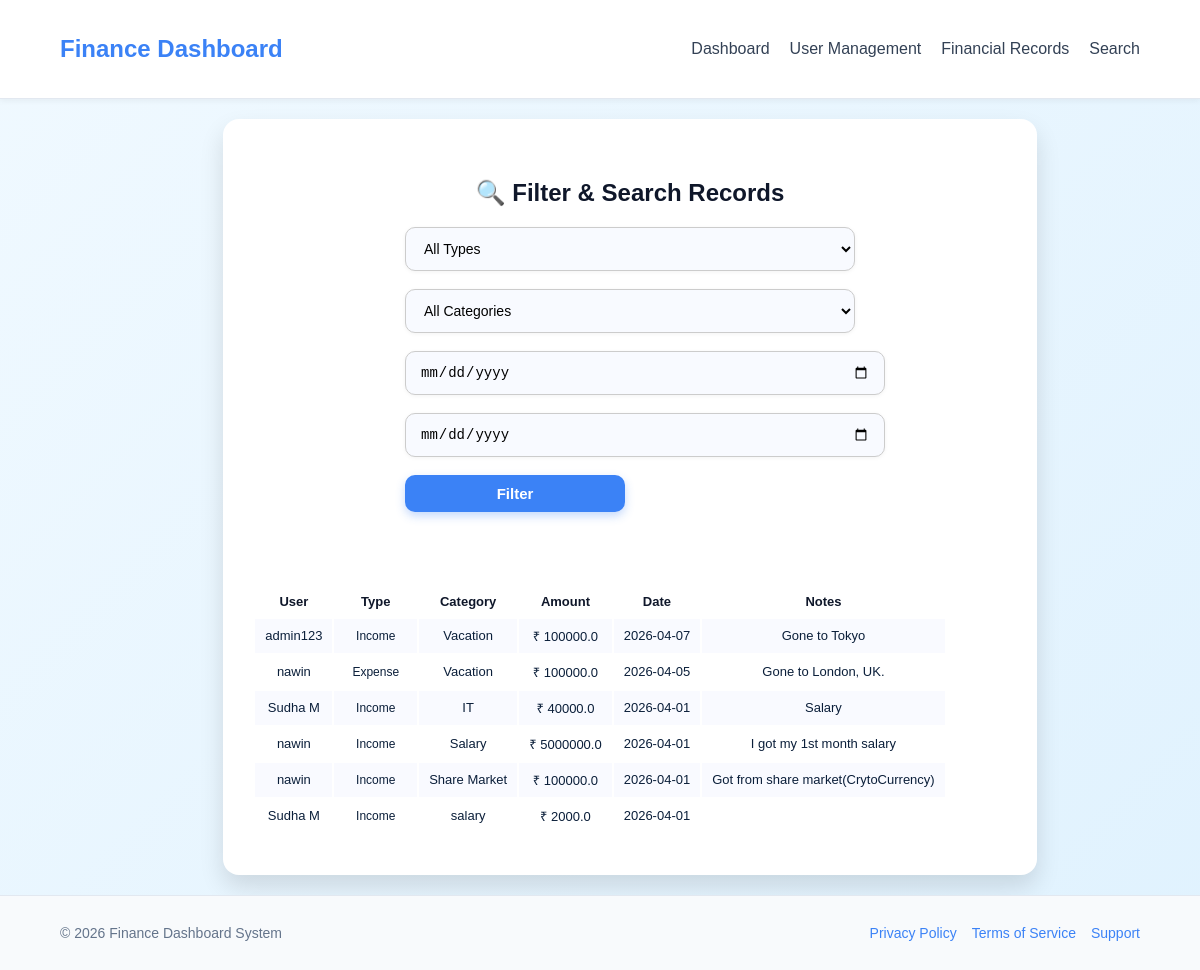
/admin/filter (signed in), run on an earlier commit of the app's database.
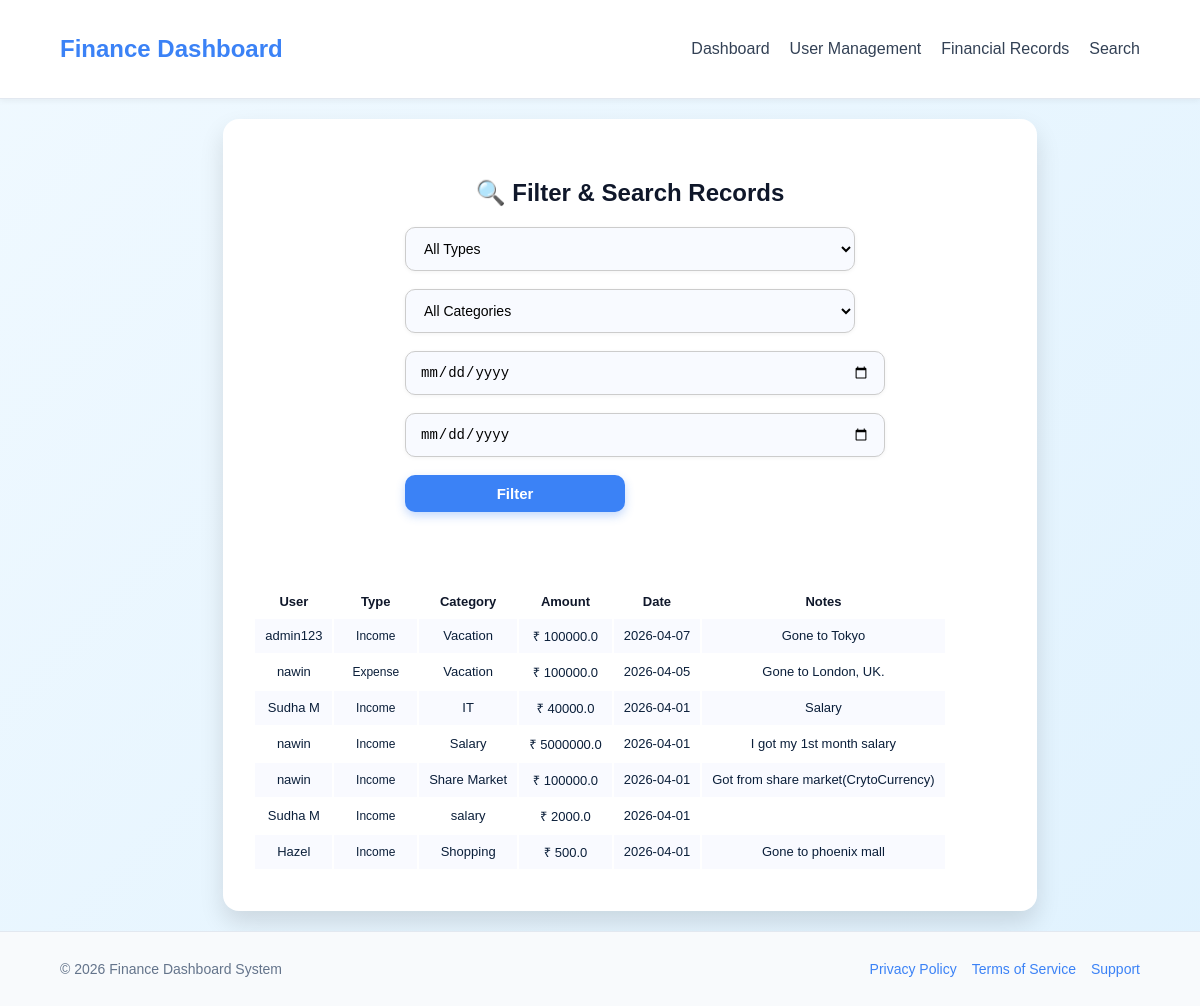
And on a later commit of the database.
### app/models.py (models this page shows, shortened)
class Record(db.Model):
    id = db.Column(db.Integer, primary_key=True)
    amount = db.Column(db.Float, nullable=False)
    type = db.Column(db.String(10), nullable=False)
    category = db.Column(db.String(50))
    date = db.Column(db.Date, nullable=False)
    notes = db.Column(db.String(200))
    user_id = db.Column(db.Integer, db.ForeignKey("user.id"))
    user_id = db.Column(db.Integer, db.ForeignKey("user.id"))
    user = db.relationship("User", back_populates="records")

class User(db.Model, UserMixin):
    id = db.Column(db.Integer, primary_key=True)
    name = db.Column(db.String(100), nullable=False)
    email = db.Column(db.String(100), unique=True, nullable=False)
    password = db.Column(db.String(200), nullable=False)
    is_active = db.Column(db.Boolean, default=True)
    role_id = db.Column(db.Integer, db.ForeignKey("role.id"))
    role = db.relationship("Role")
    records = db.relationship("Record", back_populates="user", cascade="all, delete-orphan")

### app/routes.py (the view)
            def decorated(*args, **kwargs):
                if "role" not in session:
                    return redirect(url_for("login"))
                if session["role"] not in allowed_roles:
                    flash("Access denied!", "error")
                    return redirect(url_for("home"))
                return func(*args, **kwargs)

### app/templates/admin_filter.html (shortened to what this page needs)
{% extends "base.html" %}
{% block content %}
<div class="container my-4">
    <div class="card shadow-lg p-4 wide-card">
        <h2 class="mb-3 text-primary text-center">🔍 Filter & Search Records</h2>
        <form method="POST" action="/admin/filter" class="filter-form-vertical">
            <div class="form-group">
                <select name="type" class="input-box">
                    <option value="all">All Types</option>
                </select>
            </div>
            <div class="form-group">
                <select name="category" class="input-box">
                    <option value="all">All Categories</option>
                </select>
            </div>
            <div class="form-group">
                <input type="date" name="start_date" class="input-box" value="{{ start_date }}">
            </div>
            <div class="form-group">
                <input type="date" name="end_date" class="input-box" value="{{ end_date }}">
            </div>
            <div class="form-group">
                <button type="submit" class="btn btn-primary btn-lg">Filter</button>
            </div>
        </form>
        <br>
        <br>
        <br>
        <br>
        <div class="table-responsive mt-3">
            <table class="table table-hover table-striped align-middle mb-0">
                <thead class="table-light">
                    <tr>
                        <th>User</th>
                        <th>Type</th>
                        <th>Category</th>
                        <th>Amount</th>
                        <th>Date</th>
                        <th>Notes</th>
                    </tr>
                </thead>
                <tbody>
                    {% for r in records %}
                    <tr>
                        <td>{{ r.user.name }}</td>
                        <td>
                            {% if r.type=='income' %}
                                <span class="badge bg-success">Income</span>
                            {% else %}
                                <span class="badge bg-danger">Expense</span>
                            {% endif %}
                        </td>
                        <td>{{ r.category }}</td>
                        <td>₹ {{ r.amount }}</td>
                        <td>{{ r.date.strftime('%Y-%m-%d') }}</td>
                        <td>{{ r.notes }}</td>
                    </tr>
                    {% else %}
                    <tr>
                        <td colspan="6" class="text-center text-muted">No records found</td>
                    </tr>
                    {% endfor %}
                </tbody>
            </table>
        </div>
    </div>
</div>
{% endblock %}

### app/templates/base.html (shortened to what this page needs)
<!DOCTYPE html>
<html lang="en">
<head>
<link rel="stylesheet" href="https://cdn.jsdelivr.net/npm/bootstrap-icons@1.13.1/font/bootstrap-icons.css">
</head>
<body>
<nav class="navbar">
    <h2 class="logo">Finance Dashboard</h2>
    <ul class="nav-links" id="navLinks">
        <li><a href="{{ url_for('admin_insights') }}">Dashboard</a></li>
        <li><a href="{{ url_for('admin_users') }}">User Management</a></li>
        <li><a href="{{ url_for('add_record') }}">Financial Records</a></li>
        <li><a href="{{ url_for('admin_filter') }}">Search</a></li>
    </ul>
</nav>
<main>
    {% block content %}
    {% endblock %}
</main>
<footer class="footer">
    <div class="footer-content">
        <p>&copy; 2026 Finance Dashboard System</p>
        <ul>
            <li><a href="#">Privacy Policy</a></li>
            <li><a href="#">Terms of Service</a></li>
            <li><a href="#">Support</a></li>
        </ul>
    </div>
</footer>
</body>
</html>

### app/templates/base.html (style rules this page uses)
html, body { margin: 0; padding: 0; height: 100%; font-family: Arial, sans-serif; background: linear-gradient(135deg, #F0F9FF, #E0F2FE); color: #0F172A; display: flex; flex-direction: column; }
main { flex: 1; display: flex; justify-content: center; align-items: center; padding: 20px 5%; }
.navbar { position: sticky; top: 0; z-index: 100; display: flex; justify-content: space-between; align-items: center; padding: 15px 5%; background-color: #fff; border-bottom: 1px solid #E2E8F0; box-shadow: 0 2px 6px rgba(0,0,0,0.05); }
.logo { color: #3B82F6; font-size: 1.5rem; font-weight: bold; }
.nav-links { list-style: none; display: flex; gap: 20px; }
.nav-links li a { text-decoration: none; color: #334155; font-weight: 500; transition: 0.3s; }
.card { width: 100%; max-width: 500px; min-height: 450px; background: #fff; border-radius: 20px; box-shadow: 0 12px 25px rgba(0,0,0,0.12); text-align: center; padding: 40px 20px; transition: transform 0.3s ease, box-shadow 0.3s ease; }
.btn { width: 100%; max-width: 220px; padding: 12px 20px; border-radius: 10px; font-weight: 600; cursor: pointer; transition: all 0.3s ease; border: none; }
.btn-primary { background: #3B82F6; color: #fff; box-shadow: 0 4px 10px rgba(59,130,246,0.3); }
.footer { background-color: #F8FAFC; border-top: 1px solid #E2E8F0; padding: 15px 5%; color: #64748B; font-size: 14px; }
.footer-content { display: flex; justify-content: space-between; align-items: center; flex-wrap: wrap; }
.footer-content ul { display: flex; list-style: none; gap: 15px; margin: 0; padding: 0; }
.footer-content ul li a { color: #3B82F6; text-decoration: none; }

### app/templates/admin_filter.html (style rules this page uses)
.wide-card { max-width: 1200px; margin: 0 auto; border-radius: 16px; padding: 40px 30px; background-color: #ffffff; transition: transform 0.2s ease, box-shadow 0.2s ease; }
.filter-form-vertical { display: flex; flex-direction: column; gap: 18px; max-width: 450px; margin: 0 auto; }
.filter-form-vertical .form-group { display: flex; flex-direction: column; }
.input-box { width: 100%; padding: 12px 14px; border-radius: 10px; border: 1px solid #ccc; background-color: #f8faff; font-size: 14px; box-shadow: 0 1px 4px rgba(0,0,0,0.05); transition: all 0.3s ease; }
.filter-form-vertical .btn { width: 100%; padding: 10px; font-size: 15px; border-radius: 10px; }
.table-responsive { overflow-x: auto; }
.table-hover tbody tr { transition: 0.2s ease; }
.table-hover tbody tr:nth-child(odd) { background-color: #f9faff; }
.table th, .table td { font-size: 13px; padding: 8px 10px; }
.table th { font-weight: 600; }
.table td { color: #0b1f3a; }
.badge { font-size: 12px; padding: 4px 8px; }

What changed in the data, as far as the page shows it:
added Record: user.name "Hazel", type "Income", category "Shopping", amount "500.0", date "2026-04-01", notes "Gone to phoenix mall"
